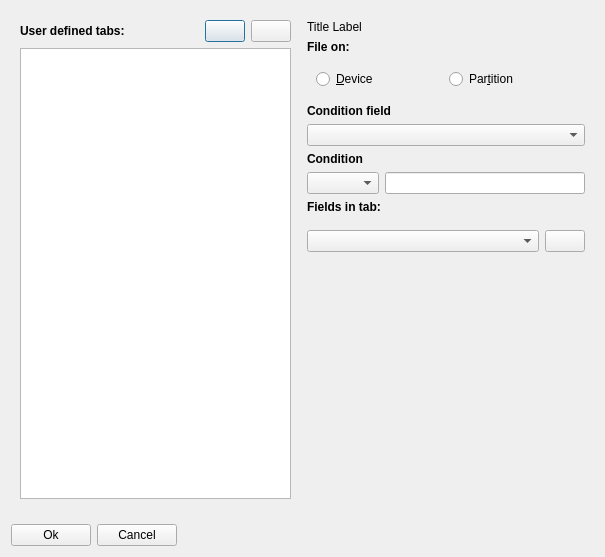
<?xml version="1.0" encoding="UTF-8"?>
<ui version="4.0">
 <class>tabdef</class>
 <widget class="QDialog" name="tabdef">
  <property name="geometry">
   <rect>
    <x>0</x>
    <y>0</y>
    <width>605</width>
    <height>557</height>
   </rect>
  </property>
  <property name="sizePolicy">
   <sizepolicy hsizetype="Maximum" vsizetype="Preferred">
    <horstretch>0</horstretch>
    <verstretch>0</verstretch>
   </sizepolicy>
  </property>
  <property name="windowTitle">
   <string>User define tab</string>
  </property>
  <layout class="QVBoxLayout" name="verticalLayout_3">
   <item>
    <layout class="QHBoxLayout" name="horizontalLayout">
     <property name="topMargin">
      <number>0</number>
     </property>
     <item>
      <widget class="QWidget" name="widget_2" native="true">
       <property name="sizePolicy">
        <sizepolicy hsizetype="Preferred" vsizetype="Expanding">
         <horstretch>0</horstretch>
         <verstretch>0</verstretch>
        </sizepolicy>
       </property>
       <layout class="QHBoxLayout" name="horizontalLayout_5">
        <item>
         <layout class="QGridLayout" name="gridLayout">
          <item row="0" column="0">
           <layout class="QVBoxLayout" name="verticalLayout">
            <item>
             <layout class="QHBoxLayout" name="horizontalLayout_3">
              <property name="leftMargin">
               <number>0</number>
              </property>
              <property name="topMargin">
               <number>0</number>
              </property>
              <item>
               <widget class="QLabel" name="label">
                <property name="font">
                 <font>
                  <weight>75</weight>
                  <bold>true</bold>
                 </font>
                </property>
                <property name="text">
                 <string>User defined tabs:</string>
                </property>
               </widget>
              </item>
              <item>
               <widget class="QPushButton" name="pushButton">
                <property name="sizePolicy">
                 <sizepolicy hsizetype="Maximum" vsizetype="Fixed">
                  <horstretch>0</horstretch>
                  <verstretch>0</verstretch>
                 </sizepolicy>
                </property>
                <property name="text">
                 <string/>
                </property>
                <property name="icon">
                 <iconset resource="../resources/icons.qrc">
                  <normaloff>:/icons/add.png</normaloff>:/icons/add.png</iconset>
                </property>
               </widget>
              </item>
              <item>
               <widget class="QPushButton" name="pushButton_2">
                <property name="sizePolicy">
                 <sizepolicy hsizetype="Maximum" vsizetype="Fixed">
                  <horstretch>0</horstretch>
                  <verstretch>0</verstretch>
                 </sizepolicy>
                </property>
                <property name="text">
                 <string/>
                </property>
                <property name="icon">
                 <iconset resource="../resources/icons.qrc">
                  <normaloff>:/icons/close.png</normaloff>:/icons/close.png</iconset>
                </property>
               </widget>
              </item>
             </layout>
            </item>
            <item>
             <widget class="QListView" name="tabList"/>
            </item>
           </layout>
          </item>
         </layout>
        </item>
       </layout>
      </widget>
     </item>
     <item>
      <widget class="QWidget" name="editTabDef" native="true">
       <layout class="QVBoxLayout" name="verticalLayout_2">
        <property name="leftMargin">
         <number>1</number>
        </property>
        <item>
         <widget class="QLabel" name="labelTitle">
          <property name="sizePolicy">
           <sizepolicy hsizetype="Preferred" vsizetype="Maximum">
            <horstretch>0</horstretch>
            <verstretch>0</verstretch>
           </sizepolicy>
          </property>
          <property name="text">
           <string>Title Label</string>
          </property>
         </widget>
        </item>
        <item>
         <widget class="QLabel" name="label_3">
          <property name="sizePolicy">
           <sizepolicy hsizetype="Preferred" vsizetype="Maximum">
            <horstretch>0</horstretch>
            <verstretch>0</verstretch>
           </sizepolicy>
          </property>
          <property name="font">
           <font>
            <weight>75</weight>
            <bold>true</bold>
           </font>
          </property>
          <property name="text">
           <string>File on:</string>
          </property>
         </widget>
        </item>
        <item>
         <layout class="QHBoxLayout" name="horizontalLayout_2">
          <item>
           <widget class="QWidget" name="widget" native="true">
            <layout class="QHBoxLayout" name="horizontalLayout_8">
             <item>
              <widget class="QRadioButton" name="filterDevice">
               <property name="sizePolicy">
                <sizepolicy hsizetype="Minimum" vsizetype="Maximum">
                 <horstretch>0</horstretch>
                 <verstretch>0</verstretch>
                </sizepolicy>
               </property>
               <property name="text">
                <string>&amp;Device</string>
               </property>
              </widget>
             </item>
             <item>
              <widget class="QRadioButton" name="filePartition">
               <property name="sizePolicy">
                <sizepolicy hsizetype="Minimum" vsizetype="Maximum">
                 <horstretch>0</horstretch>
                 <verstretch>0</verstretch>
                </sizepolicy>
               </property>
               <property name="text">
                <string>Par&amp;tition</string>
               </property>
              </widget>
             </item>
            </layout>
           </widget>
          </item>
         </layout>
        </item>
        <item>
         <widget class="QLabel" name="label_5">
          <property name="font">
           <font>
            <weight>75</weight>
            <bold>true</bold>
           </font>
          </property>
          <property name="text">
           <string>Condition field</string>
          </property>
         </widget>
        </item>
        <item>
         <widget class="QComboBox" name="conditionField"/>
        </item>
        <item>
         <widget class="QLabel" name="label_2">
          <property name="sizePolicy">
           <sizepolicy hsizetype="Preferred" vsizetype="Minimum">
            <horstretch>0</horstretch>
            <verstretch>0</verstretch>
           </sizepolicy>
          </property>
          <property name="font">
           <font>
            <weight>75</weight>
            <bold>true</bold>
           </font>
          </property>
          <property name="text">
           <string>Condition</string>
          </property>
         </widget>
        </item>
        <item>
         <layout class="QHBoxLayout" name="horizontalLayout_4">
          <property name="topMargin">
           <number>0</number>
          </property>
          <item>
           <widget class="QComboBox" name="conditionType">
            <property name="sizePolicy">
             <sizepolicy hsizetype="Preferred" vsizetype="Maximum">
              <horstretch>0</horstretch>
              <verstretch>0</verstretch>
             </sizepolicy>
            </property>
           </widget>
          </item>
          <item>
           <widget class="QLineEdit" name="conditionValue">
            <property name="sizePolicy">
             <sizepolicy hsizetype="Expanding" vsizetype="Maximum">
              <horstretch>0</horstretch>
              <verstretch>0</verstretch>
             </sizepolicy>
            </property>
           </widget>
          </item>
         </layout>
        </item>
        <item>
         <widget class="QLabel" name="label_4">
          <property name="sizePolicy">
           <sizepolicy hsizetype="Preferred" vsizetype="Maximum">
            <horstretch>0</horstretch>
            <verstretch>0</verstretch>
           </sizepolicy>
          </property>
          <property name="font">
           <font>
            <weight>75</weight>
            <bold>true</bold>
           </font>
          </property>
          <property name="text">
           <string>Fields in tab:</string>
          </property>
         </widget>
        </item>
        <item>
         <layout class="QHBoxLayout" name="horizontalLayout_6">
          <property name="spacing">
           <number>6</number>
          </property>
          <property name="topMargin">
           <number>10</number>
          </property>
          <item>
           <widget class="QComboBox" name="fieldSelector"/>
          </item>
          <item>
           <widget class="QPushButton" name="addField">
            <property name="sizePolicy">
             <sizepolicy hsizetype="Maximum" vsizetype="Fixed">
              <horstretch>0</horstretch>
              <verstretch>0</verstretch>
             </sizepolicy>
            </property>
            <property name="text">
             <string/>
            </property>
            <property name="icon">
             <iconset resource="../resources/icons.qrc">
              <normaloff>:/icons/add.png</normaloff>:/icons/add.png</iconset>
            </property>
           </widget>
          </item>
         </layout>
        </item>
        <item>
         <widget class="QWidget" name="fieldList" native="true">
          <property name="sizePolicy">
           <sizepolicy hsizetype="Preferred" vsizetype="Expanding">
            <horstretch>0</horstretch>
            <verstretch>0</verstretch>
           </sizepolicy>
          </property>
         </widget>
        </item>
       </layout>
      </widget>
     </item>
    </layout>
   </item>
   <item>
    <layout class="QHBoxLayout" name="horizontalLayout_7">
     <property name="topMargin">
      <number>10</number>
     </property>
     <item>
      <widget class="QPushButton" name="okButton">
       <property name="text">
        <string>Ok</string>
       </property>
      </widget>
     </item>
     <item>
      <widget class="QPushButton" name="cancelButton">
       <property name="text">
        <string>Cancel</string>
       </property>
      </widget>
     </item>
     <item>
      <spacer name="horizontalSpacer">
       <property name="orientation">
        <enum>Qt::Horizontal</enum>
       </property>
       <property name="sizeHint" stdset="0">
        <size>
         <width>40</width>
         <height>20</height>
        </size>
       </property>
      </spacer>
     </item>
    </layout>
   </item>
  </layout>
 </widget>
 <resources>
  <include location="../resources/icons.qrc"/>
 </resources>
 <connections/>
</ui>
